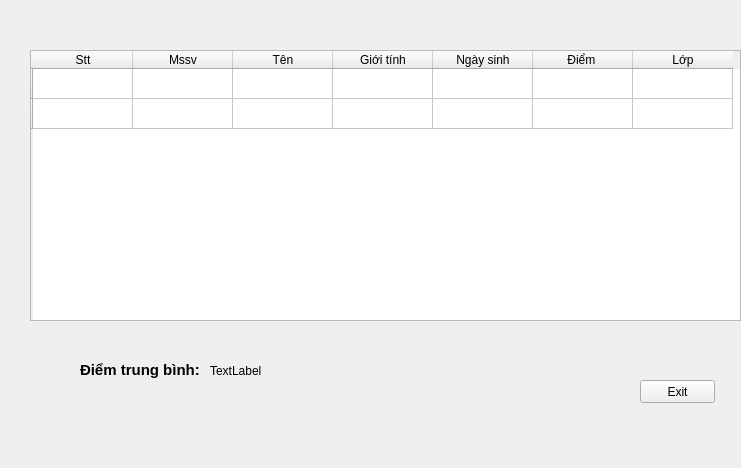
<?xml version="1.0" encoding="UTF-8"?>
<ui version="4.0">
 <class>TableSv</class>
 <widget class="QWidget" name="TableSv">
  <property name="geometry">
   <rect>
    <x>0</x>
    <y>0</y>
    <width>741</width>
    <height>468</height>
   </rect>
  </property>
  <property name="windowTitle">
   <string>Form</string>
  </property>
  <widget class="QTableWidget" name="tableWidget">
   <property name="geometry">
    <rect>
     <x>30</x>
     <y>50</y>
     <width>711</width>
     <height>271</height>
    </rect>
   </property>
   <row>
    <property name="text">
     <string/>
    </property>
   </row>
   <row>
    <property name="text">
     <string/>
    </property>
   </row>
   <column>
    <property name="text">
     <string>Stt</string>
    </property>
   </column>
   <column>
    <property name="text">
     <string>Mssv</string>
    </property>
   </column>
   <column>
    <property name="text">
     <string>Tên</string>
    </property>
   </column>
   <column>
    <property name="text">
     <string>Giới tính</string>
    </property>
   </column>
   <column>
    <property name="text">
     <string>Ngày sinh</string>
    </property>
   </column>
   <column>
    <property name="text">
     <string>Điểm </string>
    </property>
   </column>
   <column>
    <property name="text">
     <string>Lớp</string>
    </property>
   </column>
  </widget>
  <widget class="QPushButton" name="pushButton">
   <property name="geometry">
    <rect>
     <x>640</x>
     <y>380</y>
     <width>75</width>
     <height>23</height>
    </rect>
   </property>
   <property name="text">
    <string>Exit</string>
   </property>
  </widget>
  <widget class="QLabel" name="label">
   <property name="geometry">
    <rect>
     <x>210</x>
     <y>360</y>
     <width>61</width>
     <height>21</height>
    </rect>
   </property>
   <property name="text">
    <string>TextLabel</string>
   </property>
  </widget>
  <widget class="QLabel" name="label_2">
   <property name="geometry">
    <rect>
     <x>80</x>
     <y>360</y>
     <width>131</width>
     <height>20</height>
    </rect>
   </property>
   <property name="text">
    <string>&lt;html&gt;&lt;head/&gt;&lt;body&gt;&lt;p&gt;&lt;span style=&quot; font-size:11pt; font-weight:600;&quot;&gt;Điểm trung bình:&lt;/span&gt;&lt;/p&gt;&lt;/body&gt;&lt;/html&gt;</string>
   </property>
  </widget>
 </widget>
 <resources/>
 <connections/>
</ui>
